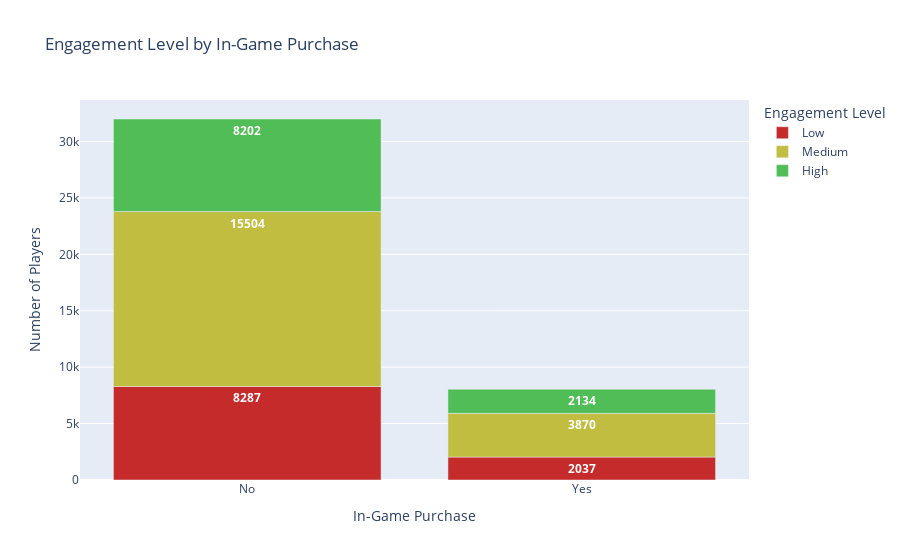

The notebook cell this image was saved under:
### Code cell
#geographical and gender influence on in-game purchases 
#it is important to identify which areas attract male or female purchase patterns in order to plan proper marketing strategies
#first, identify how much in-game purchases influence engagement level
#then, identify how much location and gender influence on engagement level
#finally, identify areas that have more number of purchases for male/female

def purchases_EDA(df):
    temp_df = pd.DataFrame()
    temp_df[['player_id','gender','location','in_game_purchase','engagement_level']] = df[['PlayerID','Gender','Location','InGamePurchases','EngagementLevel']]
    purchase_df = temp_df.groupby(['in_game_purchase','engagement_level'])['player_id'].count().reset_index(name='count')
    #print(purchase_df)          #the difference between 'high' and 'low' engagement does not show a big difference from in_game_purchase 

    loc_sex_df = temp_df.groupby(['location','gender','engagement_level'])['player_id'].count().reset_index(name='count')
    #print(loc_sex_df)           #the difference between locations for each gender also does not show much difference on 'high' and 'low' engagement

    locSex_buy_df = temp_df.groupby(['location','gender'])['in_game_purchase'].count().reset_index(name='total_count')
    yes_df = temp_df[temp_df['in_game_purchase']=='Yes'].groupby(['location','gender']).size().reset_index(name='yes_count')
    combined_df = locSex_buy_df.merge(yes_df,on=['location','gender'],how='left')
    combined_df['percentage'] = round(combined_df['yes_count'] / combined_df['total_count'] * 100.0, 2)
    print(combined_df)          #the distribution does not show a big disparity but some locations show 'Male' with more purchase percentage, 
                                #while some 'Female' with majority
    
    #stacked bar chart to show in-game purchase in relation to engagement level
    colors = {'Low':"#C52B2B",'Medium':"#C1BD40", 'High':"#51BD56"}
    fig1 = px.bar(purchase_df, x='in_game_purchase', y='count', color='engagement_level', text='count',
                  category_orders={'engagement_level':['Low','Medium','High']},
                  labels={'in_game_purchase':'In-Game Purchase','count':'Number of Players','engagement_level':'Engagement Level'}, 
                  color_discrete_map=colors, title='Engagement Level by In-Game Purchase')
    fig1.update_traces(textfont_color='white',textfont_weight='bold',textfont_size=12,textposition='inside')
    fig1.update_layout(bargap=0.2)
    fig1.show()

    #grouped facet bar chart to show location and gender influence on engagement level
    fig2 = px.bar(loc_sex_df, x='location', y='count', color='engagement_level', facet_col='gender', barmode='group',
                  labels={'gender':'Gender','location':'Region','count':'Number of Players','engagement_level':'Engagement Level'}, 
                  category_orders={'engagement_level':['Low','Medium','High'],'location':['USA','Europe','Asia','Other']},
                  title='Engagement Level by Location and Gender')
    fig2.for_each_annotation(lambda a: a.update(text=a.text.replace('Gender=','')))
    fig2.show()

    #heatmap to show in-game purchases by location and gender
    pivot = combined_df.pivot(index='location', columns='gender', values='percentage')
    fig3 = px.imshow(pivot, text_auto='.2f', aspect='auto', color_continuous_scale='YlOrRd', 
                     labels={'location':'Region','gender':'Gender','percentage':'Percentage of Players'},
                     title='In-Game Purchases by Location and Gender')
    fig3.update_layout(yaxis_title='Location',xaxis_title='Gender')
    fig3.show()                 #highest 'male' in-game purchase count in 'Asia', highest 'female' in-game purchase count in 'Europe'
                                #lowest for both genders in 'Other'

purchases_EDA(df)

### Figure 1 — Plotly figure (JSON) as saved in the notebook; plotly's stock layout.template omitted (floating-point values rounded to 4 significant figures)
{"data": [{"hovertemplate": "Engagement Level=Low<br>In-Game Purchase=%{x}<br>Number of Players=%{text}<extra></extra>", "legendgroup": "Low", "marker": {"color": "#C52B2B", "pattern": {"shape": ""}}, "name": "Low", "orientation": "v", "showlegend": true, "text": [8287.0, 2037.0], "textfont": {"color": "white", "size": 12, "weight": "bold"}, "textposition": "inside", "type": "bar", "x": ["No", "Yes"], "xaxis": "x", "y": [8287, 2037], "yaxis": "y"}, {"hovertemplate": "Engagement Level=Medium<br>In-Game Purchase=%{x}<br>Number of Players=%{text}<extra></extra>", "legendgroup": "Medium", "marker": {"color": "#C1BD40", "pattern": {"shape": ""}}, "name": "Medium", "orientation": "v", "showlegend": true, "text": [15500.0, 3870.0], "textfont": {"color": "white", "size": 12, "weight": "bold"}, "textposition": "inside", "type": "bar", "x": ["No", "Yes"], "xaxis": "x", "y": [15504, 3870], "yaxis": "y"}, {"hovertemplate": "Engagement Level=High<br>In-Game Purchase=%{x}<br>Number of Players=%{text}<extra></extra>", "legendgroup": "High", "marker": {"color": "#51BD56", "pattern": {"shape": ""}}, "name": "High", "orientation": "v", "showlegend": true, "text": [8202.0, 2134.0], "textfont": {"color": "white", "size": 12, "weight": "bold"}, "textposition": "inside", "type": "bar", "x": ["No", "Yes"], "xaxis": "x", "y": [8202, 2134], "yaxis": "y"}], "layout": {"bargap": 0.2, "barmode": "relative", "legend": {"title": {"text": "Engagement Level"}, "tracegroupgap": 0}, "title": {"text": "Engagement Level by In-Game Purchase"}, "xaxis": {"anchor": "y", "domain": [0, 1], "title": {"text": "In-Game Purchase"}}, "yaxis": {"anchor": "x", "domain": [0, 1], "title": {"text": "Number of Players"}}}}
